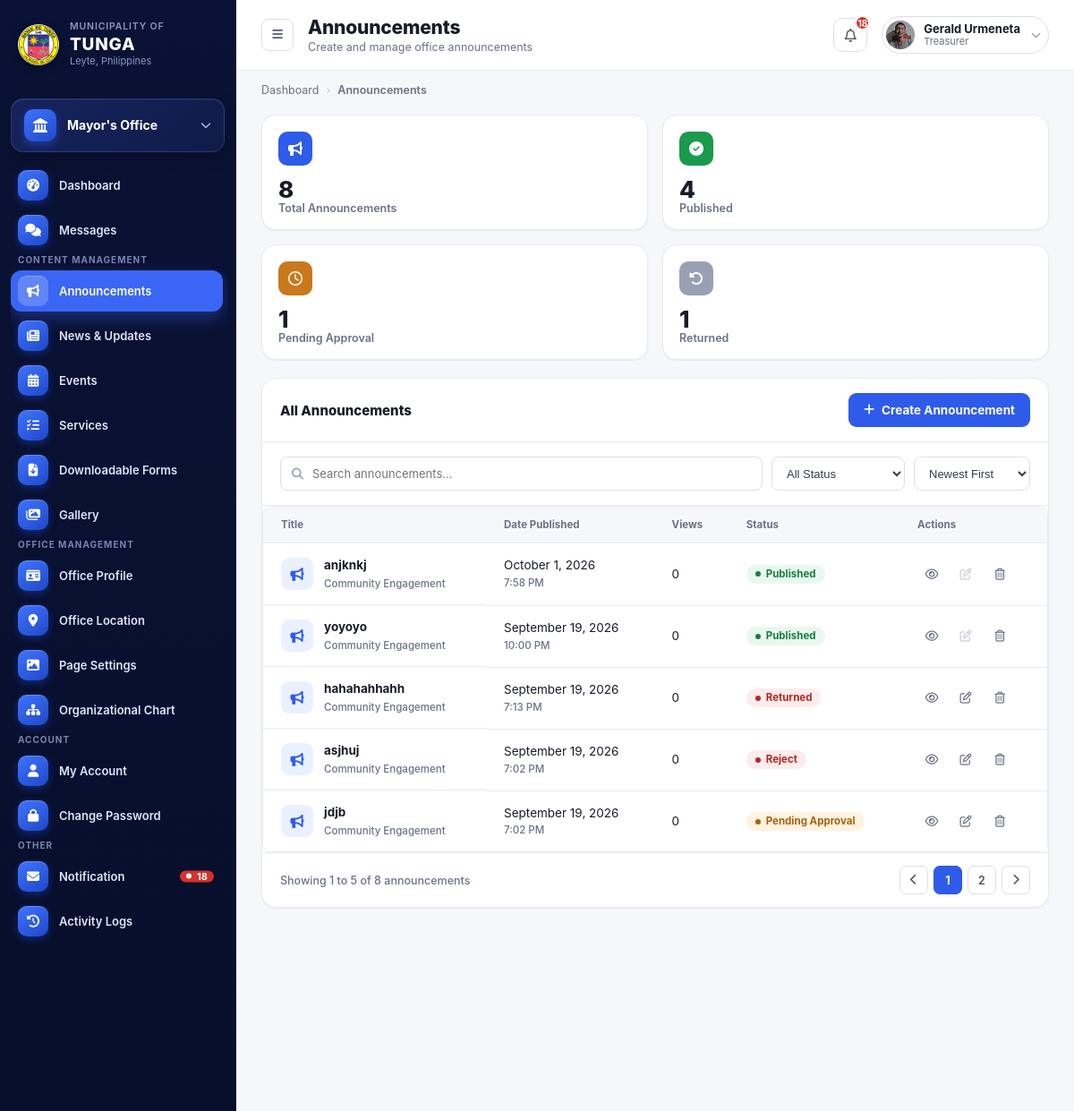
The app's page /office-dashboard/office-announcement (signed in, upper part), older data.
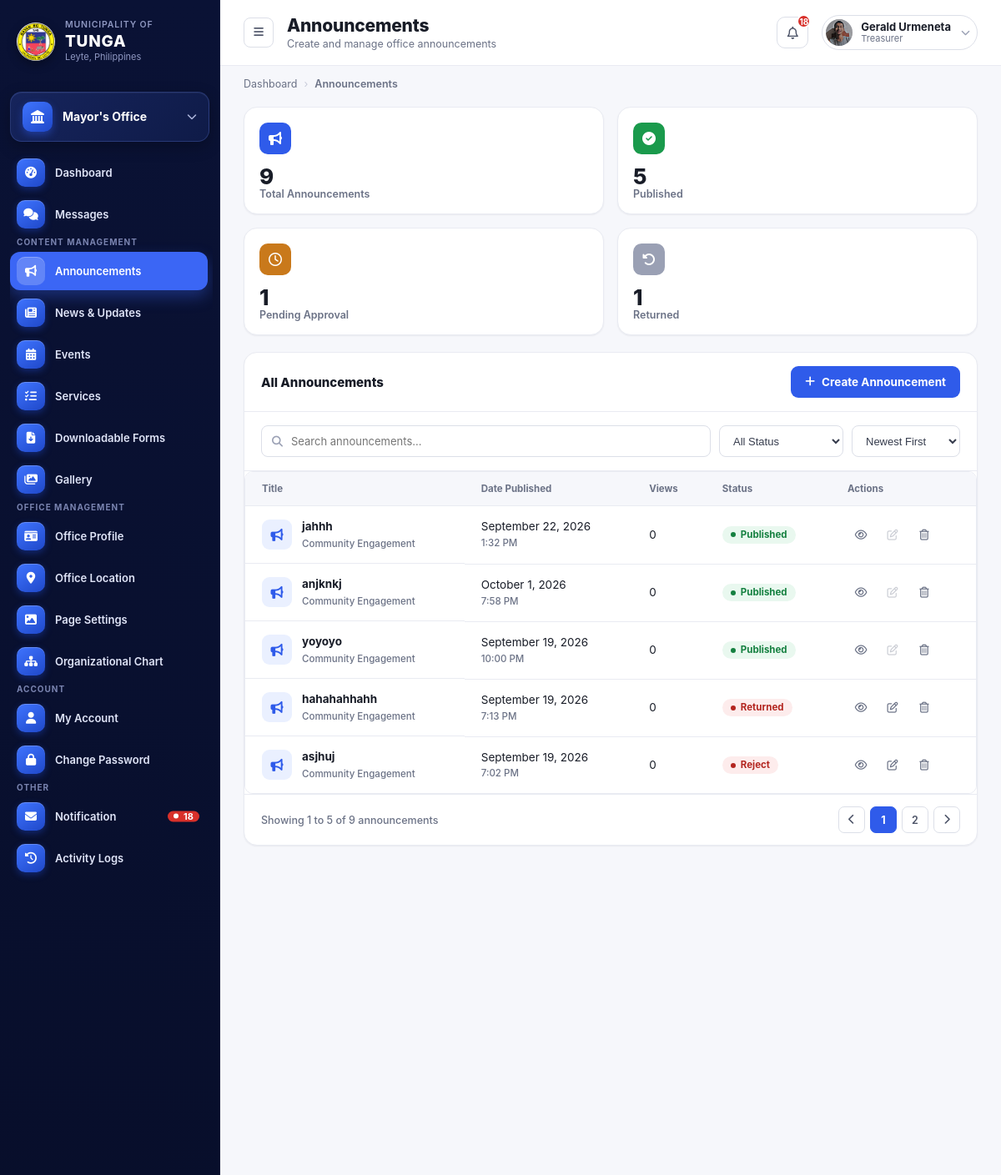
The same page, newer data.
### office_dashboard/models.py (models this page shows, shortened)
class PhotoGalleryMixin:
    cover_field = "image"
    @property
    def gallery_photos(self):
        photos = []
        cover = getattr(self, self.cover_field, None)
        if cover:
            photos.append({"id": None, "url": cover.url})
        if self.pk:
            for p in self.extra_photos.all():
                if p.image:
                    photos.append({"id": p.id, "url": p.image.url})
        return photos

class Announcement(PhotoGalleryMixin, models.Model):
    STATUS_CHOICES = [
        ("pending", "Pending Approval"),
        ("published", "Published"),
        ("reject", "Reject"),
        ("returned", "Returned"),
        ("archive", "Archived"),
    ]
    PRIORITY_CHOICES = [
        ("Normal", "Normal"),
        ("Low", "Low"),
        ("High", "High"),
        ("Urgent", "Urgent"),
    ]
    representative = models.ForeignKey(
        OfficeRepresentative,
        on_delete=models.CASCADE,
        related_name="announcements"
    )
    title = models.CharField(max_length=255)
    subtitle = models.CharField(
        max_length=255,
        blank=True
    )
    category = models.CharField(
        max_length=100,
        blank=True
    )
    content = models.TextField(
        blank=True
    )
    image = models.ImageField(
        upload_to="announcements/",
        blank=True,
        null=True
    )
    author = models.CharField(
        max_length=255,
        blank=True
    )
    date_posted = models.DateField(
        null=True,
        blank=True
    )
    expiration_date = models.DateTimeField(
        null=True,
        blank=True
    )
    last_updated = models.DateTimeField(auto_now=True)
    priority = models.CharField(
        max_length=20,
        choices=PRIORITY_CHOICES,
        default="Normal"
    )
    status = models.CharField(
        max_length=20,
        choices=STATUS_CHOICES,
        default="pending"
    )
    admin_note = models.TextField(blank=True)
    is_pinned = models.BooleanField(default=False)
    @classmethod
    def public(cls):
        return cls.objects.filter(status="published").filter(
            Q(expiration_date__isnull=True) | Q(expiration_date__gt=timezone.now())
        )
    views = models.PositiveIntegerField(
        default=0
    )
    created_at = models.DateTimeField(
        auto_now_add=True
    )

### office_dashboard/views.py (the view, shortened to what this page needs)
# urls.py: path('office-announcement', views.rep_announcement, name='rep_announce'),
@office_rep_required
def rep_announcement(request, rep):
    announcements = rep.announcements.all()
    q = request.GET.get('q', '').strip()
    if q:
        announcements = announcements.filter(title__icontains=q)
    status = request.GET.get('status', '')
    if status:
        announcements = announcements.filter(status=status)
    sort = request.GET.get('sort', 'newest')
    announcements = announcements.order_by('created_at' if sort == 'oldest' else '-created_at')
    all_announcements = rep.announcements.all()
    total_count = all_announcements.count()
    published_count = all_announcements.filter(status='published').count()
    pending_count = all_announcements.filter(status='pending').count()
    returned_count = all_announcements.filter(status='returned').count()
    paginator = Paginator(announcements, 5)
    page_obj = paginator.get_page(request.GET.get('page'))
    return render(request, "office_dashboard/announcements.html", {
        "rep": rep,
        "page_obj": page_obj,
        "announcements": page_obj.object_list,
        "current_q": q,
        "current_status": status,
        "current_sort": sort,
        "total_count": total_count,
        "published_count": published_count,
        "pending_count": pending_count,
        "returned_count": returned_count,
    })

### admin_dashboard/context_processors.py (called while the page is built)
def site_contact_info(request):
    return {"site_contact": SiteContactInfo.get_solo()}

def is_super_admin(request):
    if not request.user.is_authenticated:
        return {"is_super_admin": False}
    return {"is_super_admin": SuperAdmin.objects.filter(user=request.user).exists()}

def ticker_announcements(request):
    from office_dashboard.models import Announcement
    announcements = list(
        Announcement.public().order_by('-date_posted', '-last_updated', '-created_at')[:5]
    )
    return {"ticker_announcements": announcements}

def nav_offices(request):
    from django.urls import reverse
    from offices.models import Office
    offices_list = list(
        Office.objects
        .exclude(slug="lgu-super-admin")
        .filter(is_visible=True, representative__isnull=False, representative__user__is_active=True)
        .order_by("display_order", "name")
    )
    for o in offices_list:
        o.nav_url = reverse('offices:office_detail', args=[o.slug])
    return {"nav_offices": offices_list}

### office_dashboard/models.py (called while the page is built)
    @property
    def unread_notifications_count(self):
        return self.notifications.filter(is_read=False).count()

### templates/office_dashboard/announcements.html (shortened to what the changed rows need)
{% extends "representative_dashboard_base.html" %}
{% load static %}
{% block body_page %}announcements{% endblock %}
{% block content %}
  <div class="main">
    <header class="topbar">
      <div class="topbar-left">
        <div class="page-heading">
          <h1>Announcements</h1>
        </div>
      </div>
    </header>
    <main class="content">
      <div class="stat-grid">
        <div class="stat-card">
          <div class="top"><span class="stat-icon blue"><i class="fa-solid fa-bullhorn"></i></span></div>
          <div class="stat-value">{{ total_count }}</div>
          <div class="stat-label">Total Announcements</div>
        </div>
        <div class="stat-card">
          <div class="top"><span class="stat-icon green"><i class="fa-solid fa-circle-check"></i></span></div>
          <div class="stat-value">{{ published_count }}</div>
          <div class="stat-label">Published</div>
        </div>
      </div>
      <section class="panel">
        <div class="panel-header">
          <h2>All Announcements</h2>
        </div>
        <div class="table-wrap">
          <table class="data-table">
            <thead><tr><th>Title</th><th>Date Published</th><th>Views</th><th>Status</th><th>Actions</th></tr></thead>
            <tbody>
              {% for a in announcements %}
              <tr>
                <td class="row-icon-name">
                  <span class="row-thumb" style="background:var(--blue-50);color:var(--blue-600);"><i class="fa-solid fa-bullhorn"></i></span>
                  <div><div class="cell-primary">{{ a.title }}</div><div class="cell-sub">{{ a.category|default:"—" }}</div></div>
                </td>
                <td>{{ a.date_posted|default:a.created_at|date:"F j, Y" }}<br><span class="cell-sub">{{ a.created_at|date:"g:i A" }}</span></td>
                <td>{{ a.views }}</td>
                <td>
                  <span class="badge
                    {% if a.status == 'published' %}badge-green
                    {% elif a.status == 'pending' %}badge-amber
                    {% elif a.status == 'draft' %}badge-gray
                    {% else %}badge-red{% endif %}">
                    {{ a.get_status_display }}
                  </span>
                </td>
                <td>
                    <div class="action-icons">
                      <span class="ic" data-view-target="view-modal-{{ a.id }}"><i class="fa-regular fa-eye"></i></span>
                      {% if a.status == 'published' %}
                        <span class="ic" style="opacity:.35;cursor:not-allowed;" title="Published content cannot be edited"><i class="fa-regular fa-pen-to-square"></i></span>
                      {% else %}
                        <span class="ic" data-edit-target="edit-modal-{{ a.id }}"><i class="fa-regular fa-pen-to-square"></i></span>
                      {% endif %}
                      <span class="ic" data-delete-target="delete-modal-{{ a.id }}"><i class="fa-regular fa-trash-can"></i></span>
                    </div>
                </td>
              </tr>
              {% empty %}
              <tr><td colspan="5" style="text-align:center;color:var(--gray-400);">No announcements yet.</td></tr>
              {% endfor %}
            </tbody>
          </table>
        </div>
          <div class="pagination">
            <span>
              {% if page_obj.paginator.count == 0 %}
                No announcements found
              {% else %}
                Showing {{ page_obj.start_index }} to {{ page_obj.end_index }} of {{ page_obj.paginator.count }} announcements
              {% endif %}
            </span>
            <div class="page-nums">
              {% if page_obj.has_previous %}
                <a class="page-btn" href="?page={{ page_obj.previous_page_number }}&q={{ current_q }}&status={{ current_status }}&sort={{ current_sort }}"><i class="fa-solid fa-chevron-left"></i></a>
              {% else %}
                <span class="page-btn"><i class="fa-solid fa-chevron-left"></i></span>
              {% endif %}
              {% for num in page_obj.paginator.page_range %}
                {% if num == page_obj.number %}
                  <span class="page-btn active">{{ num }}</span>
                {% else %}
                  <a class="page-btn" href="?page={{ num }}&q={{ current_q }}&status={{ current_status }}&sort={{ current_sort }}">{{ num }}</a>
                {% endif %}
              {% endfor %}
              {% if page_obj.has_next %}
                <a class="page-btn" href="?page={{ page_obj.next_page_number }}&q={{ current_q }}&status={{ current_status }}&sort={{ current_sort }}"><i class="fa-solid fa-chevron-right"></i></a>
              {% else %}
                <span class="page-btn"><i class="fa-solid fa-chevron-right"></i></span>
              {% endif %}
            </div>
          </div>
      </section>
    </main>
  </div>
</div>
        {% include "office_dashboard/_more_photos_field.html" %}
{% for a in announcements %}
        {% include "office_dashboard/_more_photos_field.html" with obj=a %}
{% endfor %}
{% endblock %}

Row changes from the older to the newer data that the page shows:
no longer on this page (row unchanged): Announcement: title "jdjb", category "Community Engagement", date_posted "September 19, 2026", created_at "7:02 PM", views "0", status "Pending Approval"
now on this page (row edited): Announcement: title "jahhh", category "Community Engagement", date_posted "September 22, 2026", created_at "1:32 PM", views "0", status "Published"
Text that changed along with them:
{{ total_count }}: "8" → "9"
{{ published_count }}: "4" → "5"
{{ page_obj.paginator.count }}: "8" → "9"
